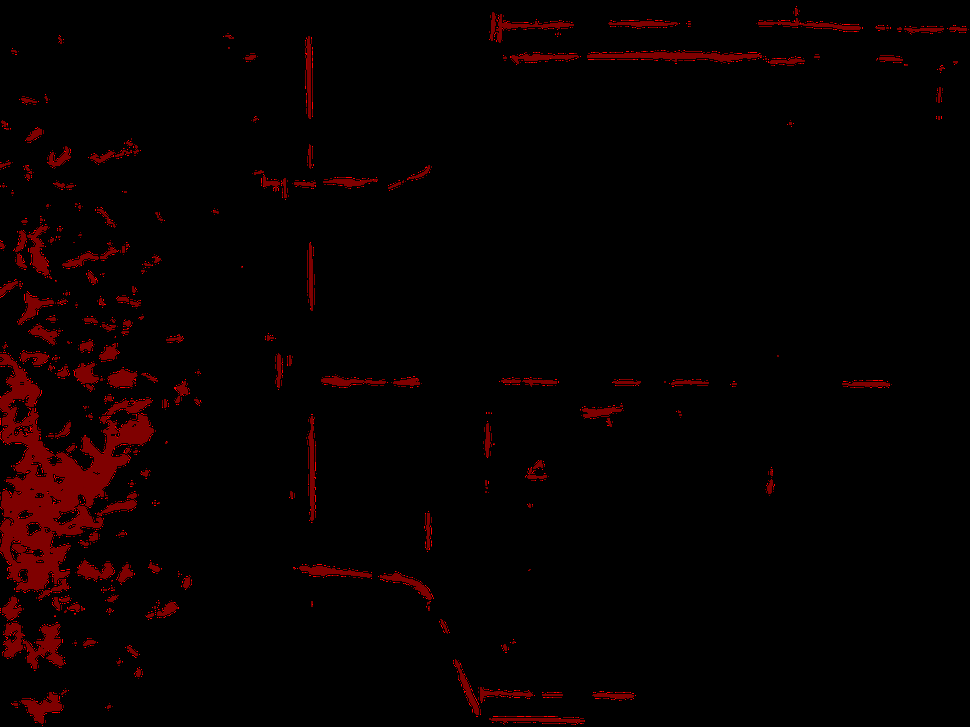
#> input picture masks/red_mask.png, 970 x 727 px, shrunk from 4056 x 3040 before the run
$ python red2joints.py   (older library calls are emulated)
#> lines starting #> are read from the running program, lines starting #| are printed output that depends on the picture; after the words box and inside, x2 and y2 are one past the last pixel; in counts of white or black regions, pixels touching at a corner belong together
import cv2
import numpy as np

# Load red_mask image
red_mask = cv2.imread('masks/red_mask.png', cv2.IMREAD_GRAYSCALE)
#> red_mask: shape (727, 970); min 0, max 76, mean 2

# Apply Canny edge detection
edges = cv2.Canny(red_mask, 100, 200)
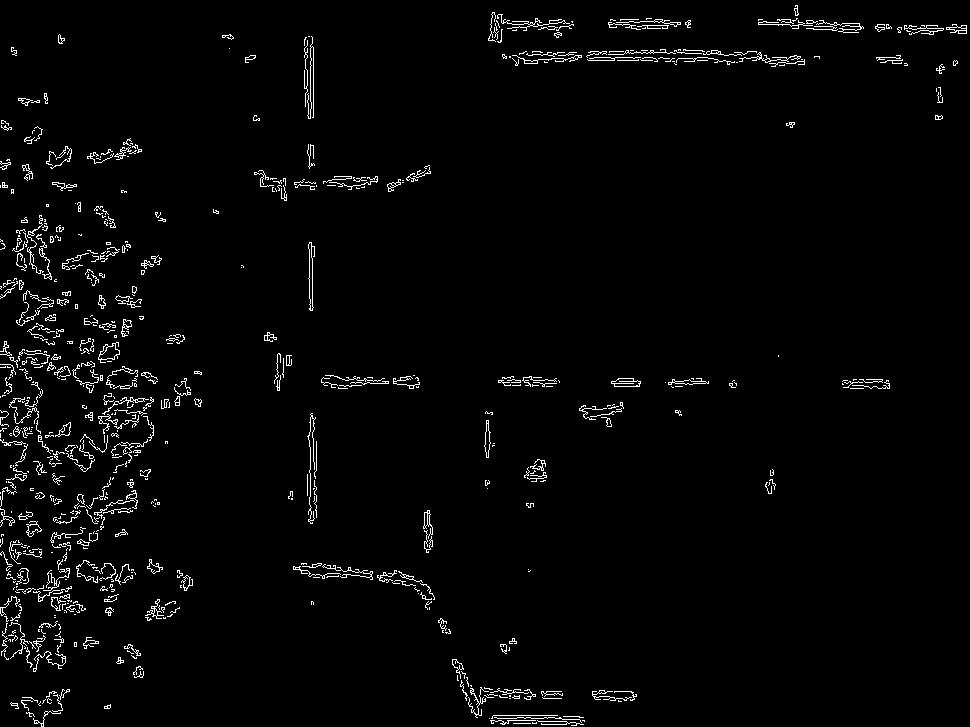
#> edges: shape (727, 970); 2.4% white in thin lines or dots

# Save edges to a mask file
cv2.imwrite('masks/edges.png', edges)

# Calculate gradient angles
sobelx = cv2.Sobel(red_mask, cv2.CV_64F, 1, 0, ksize=5)
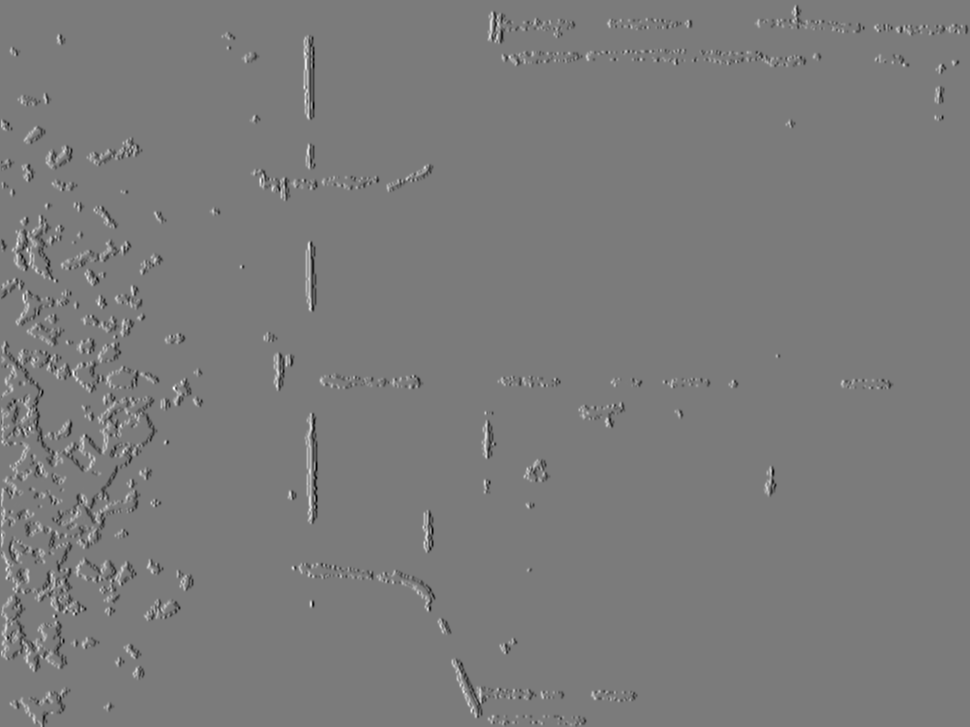
#> sobelx: shape (727, 970) float64; min -2469, max 2617, mean -0.6; drawn with min black and max white
sobely = cv2.Sobel(red_mask, cv2.CV_64F, 0, 1, ksize=5)
gradient = np.arctan2(sobely, sobelx) * 180 / np.pi
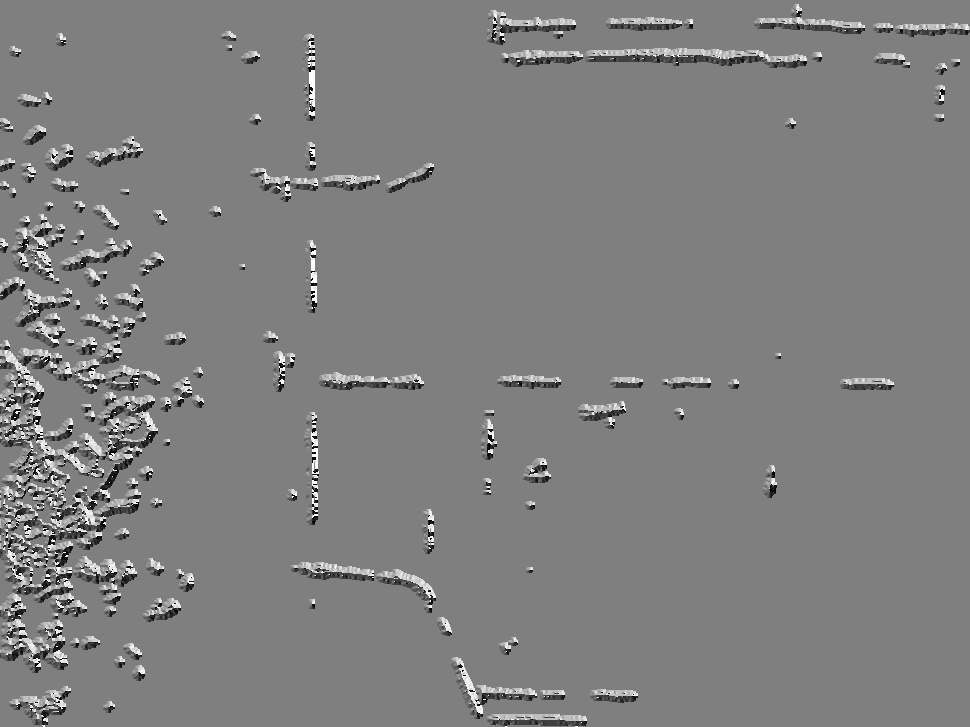
#> gradient: shape (727, 970) float64; min -180, max 180, mean 0.2; drawn with min black and max white

# Classify cracks based on orientation
# vertical_cracks = edges[np.where((gradient > -45) & (gradient < 45))]
# horizontal_cracks = edges[np.where((gradient >= 45) & (gradient <= 135))]
# other_cracks = edges[np.where((gradient < -135) | (gradient > 135))]

# Visualize classified cracks (optional)
# Overlay color-coded markings on red_mask image

# Further analysis or processing as needed
# Classify cracks based on orientation
vertical_cracks = np.zeros_like(red_mask)
vertical_cracks[np.where((gradient > -45) & (gradient < 45))] = 255

horizontal_cracks = np.zeros_like(red_mask)
horizontal_cracks[np.where((gradient >= 45) & (gradient <= 135))] = 255

other_cracks = np.zeros_like(red_mask)
other_cracks[np.where((gradient < -135) | (gradient > 135))] = 255

rest_cracks = np.zeros_like(red_mask)
rest_cracks[np.where((gradient > -135) & (gradient < -45))] = 255


# Save classified cracks to separate mask files
cv2.imwrite('masks/vertical_cracks.png', vertical_cracks)
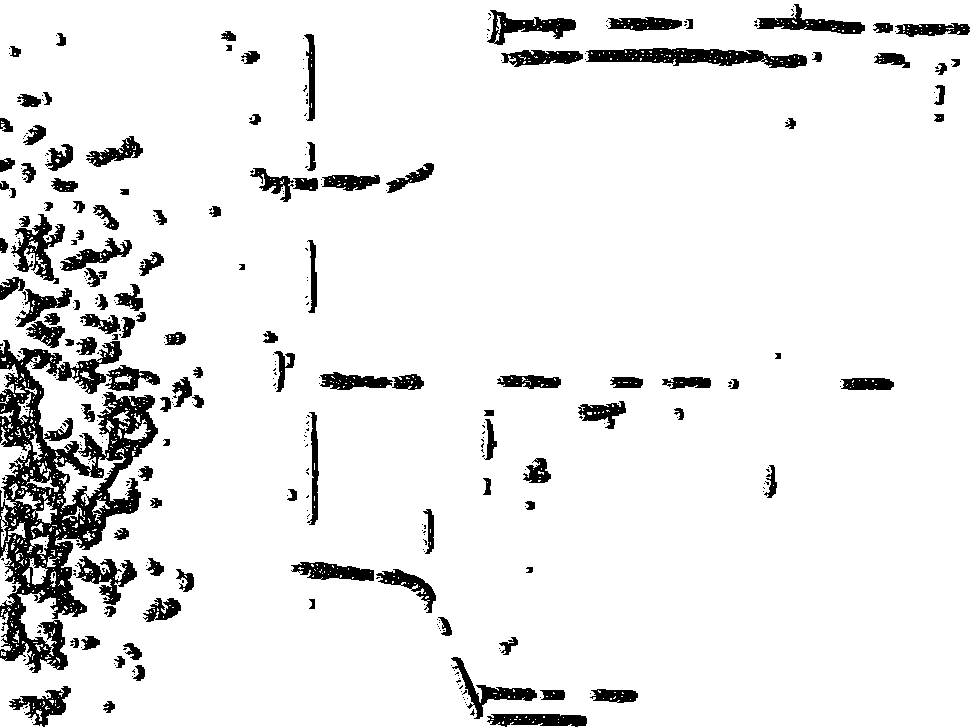
#> saved as vertical_cracks.png: shape (727, 970); 91.8% white; 425 black regions (303 under 20 px), largest, box (x1, y1, x2, y2) and area: (0, 340, 158, 673) 18982, (586, 48, 807, 68) 2649, (11, 214, 65, 284) 1425
cv2.imwrite('masks/horizontal_cracks.png', horizontal_cracks)
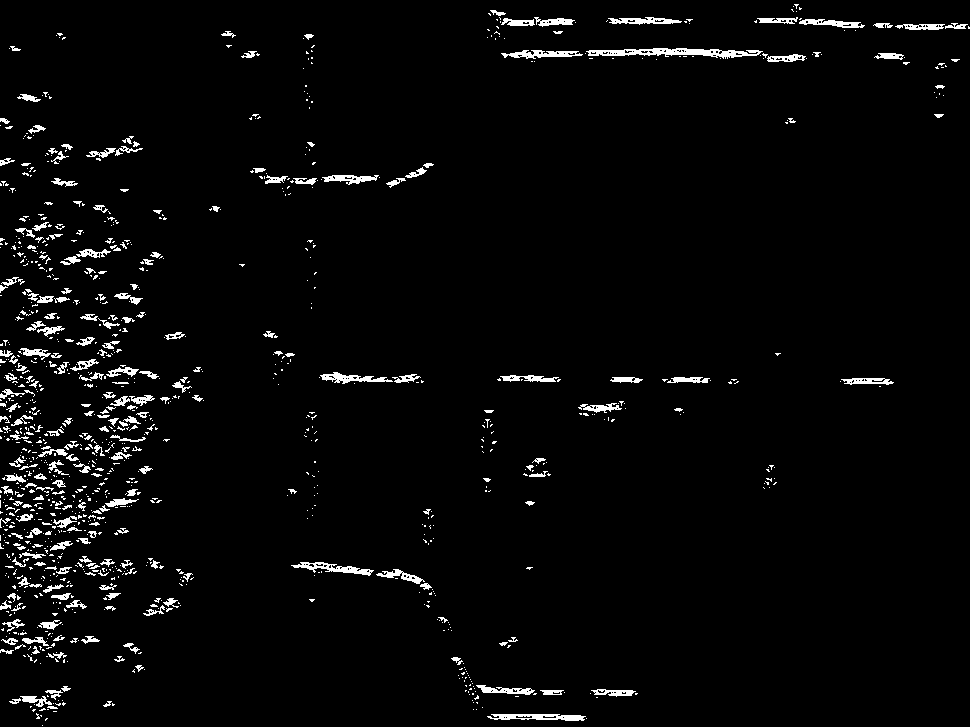
#> saved as horizontal_cracks.png: shape (727, 970); 3.1% white in thin lines or dots
cv2.imwrite('masks/other_cracks.png', other_cracks)
cv2.imwrite('masks/rest_cracks.png', rest_cracks)
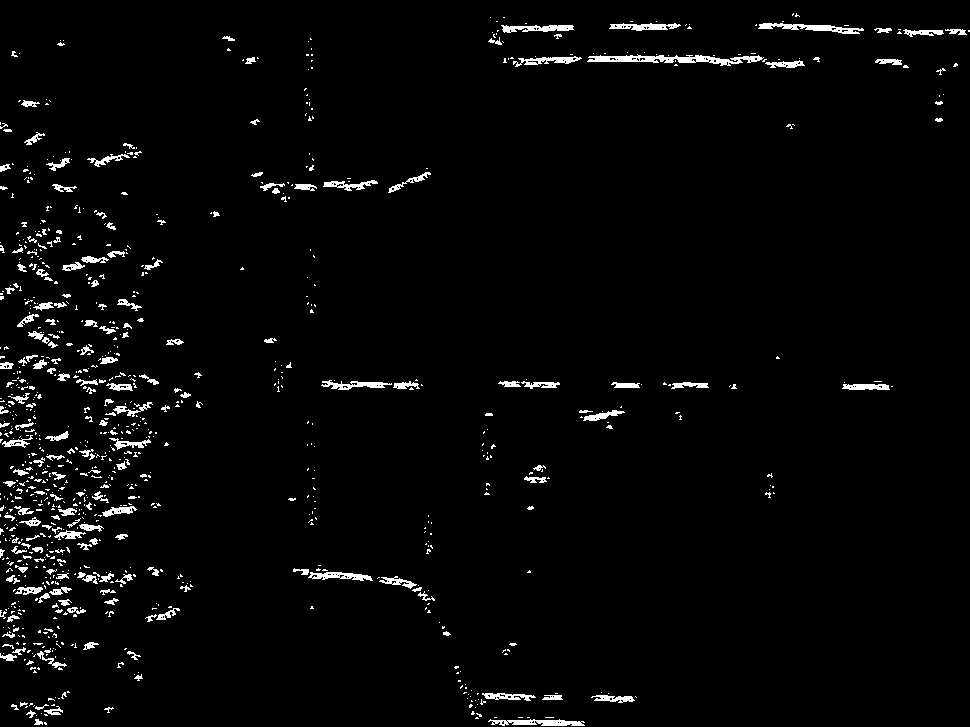
#> saved as rest_cracks.png: shape (727, 970); 2.7% white; 971 white regions (764 under 20 px), largest, box (x1, y1, x2, y2) and area: (587, 54, 764, 66) 960, (758, 23, 864, 34) 509, (488, 719, 585, 726) 440
